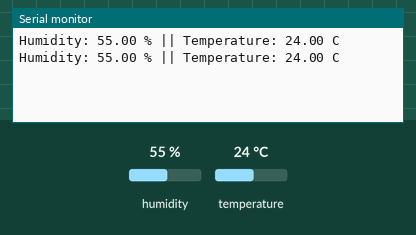
Simulated run of this sketch. Board: Arduino Uno, built with avr-gcc and run on an emulated ATmega328P. On the bench: the last lines printed to the serial monitor. The inputs (shaded band) are chosen by the test bench; at power-on: humidity 55 %, temperature 24 °C.

Above: at 4.8 s.
4.9 s: humidity set to 22 %
At 6.5 s:
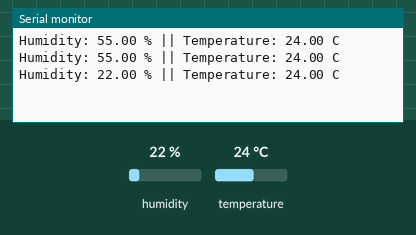
7.9 s: temperature set to 12 °C
At 9.4 s:
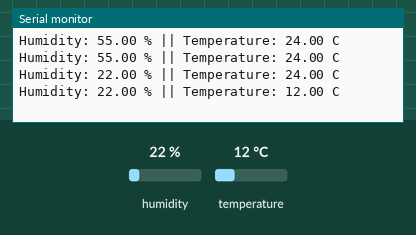
10.9 s: humidity set to 40 %
At 12.9 s:
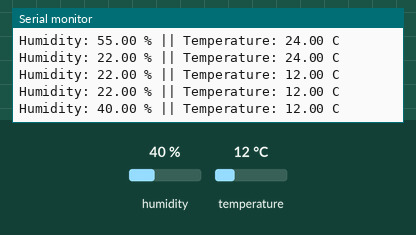
Timing chart, 0 to 14.4 s (numbered marks = the images above; inputs shaded):
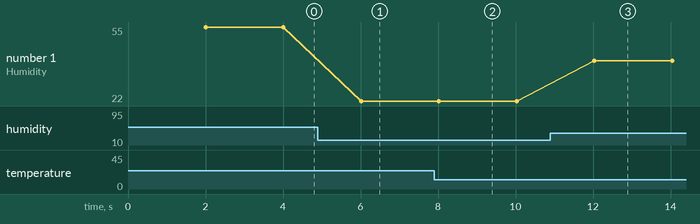

The sketch:

test_temp.ino
```cpp
#include <DHT.h>
#define datapin 2
#define DHTType DHT22
DHT dht = DHT (datapin, DHTType);

void setup()
{
  //put your setup code here to run once;
  Serial.begin (9600);
  dht.begin();

}

void loop()
{
  //put your main code to run repeatedly:
  delay(2000);
  float h = dht.readHumidity();
  float t = dht.readTemperature();

  if (isnan(h) || isnan(t)) {
    Serial.print("Failed to read from the DHT sensor, check wiring.");
    return;
    Serial.print('\n');
  }
  //print out the humidity
  Serial.print("Humidity: ");
  Serial.print(h);
  //print t=out the temperature
  Serial.print(" % || Temperature: ");
  Serial.print(t);
  Serial.print(" C");
  Serial.print('\n');

}
```

Measured:
- after the input at 4.9 s, the serial monitor: prints a new line after 1.1 s (image 1)
- after the input at 7.9 s, the serial monitor: prints a new line after 0.12 s (image 2)
- after the input at 10.9 s, the serial monitor: prints a new line after 1.1 s (image 3)
- plotted number 1: 55 → 22 after the input at 4.9 s, 22 → 40 after the input at 10.9 s
